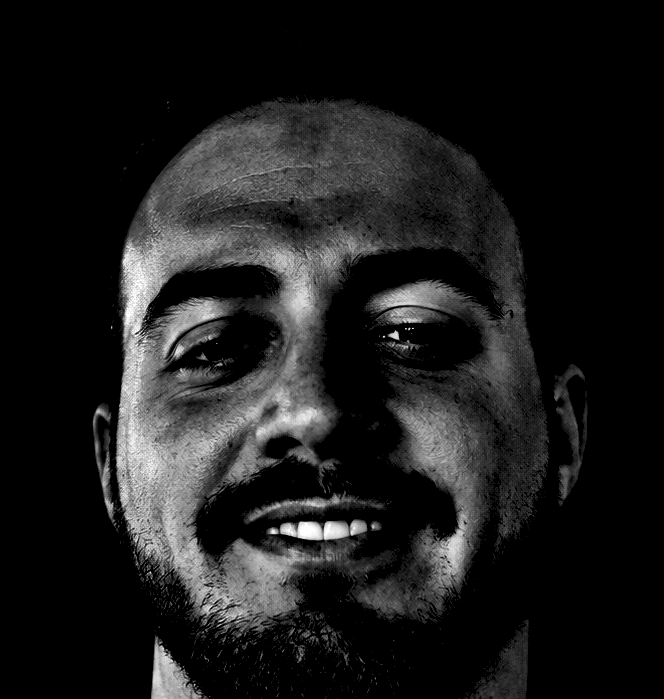
#> input picture assets/source-prepped.png, 664 x 699 px, found by its file name
$ python make_ascii_svg.py
#> lines starting #> are read from the running program, lines starting #| are printed output that depends on the picture
### scripts/svgkit.py
"""Shared chrome for the three profile SVGs.

Everything renders on an explicit dark panel rather than a transparent
background. GitHub serves READMEs in both light and dark themes, and an
SVG loaded through <img> cannot read which one is active — light-grey
glyphs on a transparent background vanish in light mode. A self-contained
terminal panel looks identical either way.
"""

# GitHub's own dark canvas, so the panels sit naturally on a dark profile.
BG = "#0d1117"
BORDER = "#21262d"
BAR = "#161b22"
FG = "#c9d1d9"
DIM = "#6e7681"
ACCENT = "#6366f1"     # indigo, matching builtwithsabba.com
GREEN = "#39d353"

DOTS = ("#ff5f57", "#febc2e", "#28c840")

# No webfonts: GitHub blocks external stylesheets inside README SVGs, so
# this has to be a stack of faces that ship with the OS.
MONO = ("ui-monospace,SFMono-Regular,'SF Mono',Menlo,Consolas,"
        "'DejaVu Sans Mono','Liberation Mono',monospace")

BAR_H = 30


def esc(s):
    return (s.replace("&", "&amp;").replace("<", "&lt;").replace(">", "&gt;"))


def header(w, title, bar_h=BAR_H):
    """Terminal title bar: traffic lights plus a dimmed window title."""
    dots = "".join(
        f'<circle cx="{18 + i * 16}" cy="{bar_h / 2:.0f}" r="5" '
        f'fill="{c}" opacity="0.85"/>'
        for i, c in enumerate(DOTS)
    )
    return f"""  <rect x="0" y="0" width="{w}" height="{bar_h}" fill="{BAR}"/>
  <rect x="0" y="{bar_h - 1}" width="{w}" height="1" fill="{BORDER}"/>
  {dots}
  <text x="{w / 2:.0f}" y="{bar_h / 2 + 4:.0f}" text-anchor="middle"
        font-family="{MONO}" font-size="11" fill="{DIM}">{esc(title)}</text>"""


def panel(w, h, title, body, defs="", extra_css="", radius=10):
    """Wrap body markup in a rounded terminal window."""
    return f"""<svg xmlns="http://www.w3.org/2000/svg" width="{w}" height="{h}"
     viewBox="0 0 {w} {h}" role="img">
  <defs>
    <clipPath id="frame">
      <rect x="0" y="0" width="{w}" height="{h}" rx="{radius}" ry="{radius}"/>
    </clipPath>
{defs}
  </defs>
  <style>
    text {{ white-space: pre; }}
{extra_css}
  </style>
  <g clip-path="url(#frame)">
    <rect x="0" y="0" width="{w}" height="{h}" fill="{BG}"/>
{header(w, title)}
{body}
  </g>
  <rect x="0.5" y="0.5" width="{w - 1}" height="{h - 1}" rx="{radius}"
        ry="{radius}" fill="none" stroke="{BORDER}"/>
</svg>
"""

### scripts/make_ascii_svg.py
#!/usr/bin/env python3
"""Turn the prepped portrait into an SVG that types itself in.

Reads assets/source-prepped.png (see prep_photo.py) and writes
avi-ascii.svg — sorry, sabba-ascii.svg.

Two things matter for this to look like a portrait and not like static:

  Polarity. The art renders light-on-dark, so the ramp runs dark -> bright:
  a black pixel picks the space glyph and disappears into the panel, a
  bright pixel picks '@'. That is inverted from a white-background pipeline.

  Alignment. Monospace metrics differ across platforms and GitHub cannot
  load a webfont into a README SVG, so nothing here may depend on a
  particular face's metrics -- or on whitespace. Renderers collapse runs of
  spaces inside <text> even under white-space:pre, which spreads the
  surviving glyphs across the row and makes the portrait wobble. So no
  space is ever emitted: each row is split into runs of non-space glyphs,
  and every run is placed at its own absolute x with an explicit
  textLength. Column alignment then holds in any renderer.

  STATIC=1 python scripts/make_ascii_svg.py   # frozen frame, for previews
"""
import os
import re
import sys

import numpy as np
from PIL import Image

sys.path.insert(0, os.path.dirname(os.path.abspath(__file__)))
import svgkit as k

SRC = "assets/source-prepped.png"
OUT = os.environ.get("OUT", "sabba-ascii.svg")

# dark (blank) -> bright (dense)
RAMP = " .`:-=+*csS#%@"

COLS = 100
FS = 12.0                  # font-size in px
CW = FS * 0.6              # monospace advance is ~0.6em across every face
CH = FS * 1.0              # line height
PAD_X, PAD_TOP, PAD_BOT = 16, 10, 14

ROW_DUR = 0.34             # how long one row takes to wipe in
STAGGER = 0.042            # delay between consecutive rows
STATIC = os.environ.get("STATIC") == "1"


def sample(path):
    """Downsample to a character grid, correcting for cell aspect ratio."""
    img = Image.open(path).convert("L")
    w, h = img.size
    rows = max(1, round(COLS * (h / w) * (CW / CH)))
    grid = np.asarray(img.resize((COLS, rows), Image.LANCZOS),
                      dtype=np.float32) / 255.0
    return grid, rows


def to_chars(grid):
    idx = np.clip((grid * (len(RAMP) - 1)).round().astype(int),
                  0, len(RAMP) - 1)
    return ["".join(RAMP[i] for i in row) for row in idx]


def build(lines, rows):
    w = int(COLS * CW + PAD_X * 2)
    h = int(k.BAR_H + PAD_TOP + rows * CH + PAD_BOT)

    defs, body = [], []
    for r, raw in enumerate(lines):
        runs = [(m.start(), m.group(0))
                for m in re.finditer(r"\S+", raw)]
        if not runs:
            continue

        y = k.BAR_H + PAD_TOP + (r + 1) * CH - CH * 0.22
        first, last = runs[0][0], runs[-1][0] + len(runs[-1][1])
        x = PAD_X + first * CW
        span = (last - first) * CW
        begin = r * STAGGER

        if STATIC:
            clip = ""
        else:
            # A per-row clip rectangle grows left to right, then freezes.
            defs.append(
                f'    <clipPath id="w{r}">'
                f'<rect x="{x:.1f}" y="{y - CH:.1f}" width="0" '
                f'height="{CH * 1.4:.1f}">'
                f'<animate attributeName="width" from="0" to="{span:.1f}" '
                f'begin="{begin:.2f}s" dur="{ROW_DUR}s" fill="freeze"/>'
                f'</rect></clipPath>'
            )
            clip = f' clip-path="url(#w{r})"'

        glyphs = "".join(
            f'<text x="{PAD_X + col * CW:.1f}" y="{y:.1f}" '
            f'textLength="{len(run) * CW:.1f}" '
            f'lengthAdjust="spacingAndGlyphs">{k.esc(run)}</text>'
            for col, run in runs
        )
        body.append(
            f'    <g font-family="{k.MONO}" font-size="{FS:g}" '
            f'fill="{k.FG}"{clip}>{glyphs}</g>'
        )

        if not STATIC:
            # A block cursor rides the wipe edge, then switches off.
            body.append(
                f'    <rect y="{y - CH * 0.78:.1f}" width="{CW:.1f}" '
                f'height="{CH * 0.86:.1f}" fill="{k.ACCENT}" opacity="0">'
                f'<animate attributeName="x" from="{x:.1f}" '
                f'to="{x + span:.1f}" begin="{begin:.2f}s" '
                f'dur="{ROW_DUR}s" fill="freeze"/>'
                f'<set attributeName="opacity" to="0.9" begin="{begin:.2f}s"/>'
                f'<set attributeName="opacity" to="0" '
                f'begin="{begin + ROW_DUR:.2f}s"/>'
                f'</rect>'
            )

    return k.panel(w, h, "sabba@github: ~/whoami",
                   "\n".join(body), defs="\n".join(defs))


def main():
    if not os.path.exists(SRC):
        sys.exit(f"missing {SRC} — run scripts/prep_photo.py first")

    grid, rows = sample(SRC)
#> in sample, img is the input picture: PIL image 664x699 L; min 0, max 255, mean 28.3
#> in sample, `grid = np.asarray(img.resize((COLS, rows), Image.LANCZOS), dtype=np.fl..`:
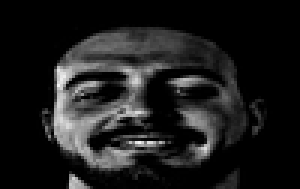
#> grid: shape (63, 100) float32 (shown 3 times larger); min 0, max 0.961, mean 0.112
#> rows = 63
    lines = to_chars(grid)
#> lines = 63 items

    with open(OUT, "w") as f:
        f.write(build(lines, rows))
#> in build, `h = int(k.BAR_H + PAD_TOP + rows * CH + PAD_BOT)`: h = 810
#> the loop in build, `for r, raw in enumerate(lines):` made 63 passes
#> (runs, y, first, last, x, span, begin, clip) on passes 10, 11, 12, 13, 56: ([(37, '...``````````````...')], 157.4, 37, 57, 282.4, 144, 0.378, ' clip-path="url(#w9)"'), ([(33, '..````::::``````::::::::```..')], 169.4, 33, 62, 253.6, 208.8, 0.42, ' clip-path="url(#w10)"'), ([(30, '.`:----===---:`````:::::::::::::`.')], 181.4, 30, 64, 232, 244.8, 0.462, ' clip-path="url(#w11)"'), ([(29, '`-=+========-::`:``::::--::::::`````...')], 193.4, 29, 68, 224.8, 280.8, 0.504, ' clip-path="url(#w12)"'), ([(28, '.`==-+***+===-:`.'), (46, '...'), (57, '.``...`...')], 709.4, 28, 67, 217.6, 280.8, 2.31, ' clip-path="url(#w55)"')
#> (y, first, last, x, span, begin, clip) on passes 14 to 19: (205.4, 27, 70, 210.4, 309.6, 0.546, ' clip-path="url(#w13)"'), (217.4, 25, 72, 196, 338.4, 0.588, ' clip-path="url(#w14)"'), (229.4, 24, 73, 188.8, 352.8, 0.63, ' clip-path="url(#w15)"'), (241.4, 23, 74, 181.6, 367.2, 0.672, ' clip-path="url(#w16)"'), (253.4, 22, 75, 174.4, 381.6, 0.714, ' clip-path="url(#w17)"'), (265.4, 21, 76, 167.2, 396, 0.756, ' clip-path="url(#w18)"')
#> after the loop in build, `for r, raw in enumerate(lines):`: body = 108 items; defs = 54 items

    total = (len(lines) - 1) * STAGGER + ROW_DUR
#> total = 2.94
    print(f"wrote {OUT}  grid {COLS}x{rows}  "
          f"{os.path.getsize(OUT) / 1024:.0f} KB  "
          f"{'static' if STATIC else f'{total:.1f}s reveal'}")
#| wrote sabba-ascii.svg  grid 100x63  51 KB  2.9s reveal

    if os.environ.get("PREVIEW") == "1":
        for ln in lines:
            print(ln.rstrip())


if __name__ == "__main__":
    main()

$ run again, with assets/source-photo.jpg saved as assets/source-prepped.png
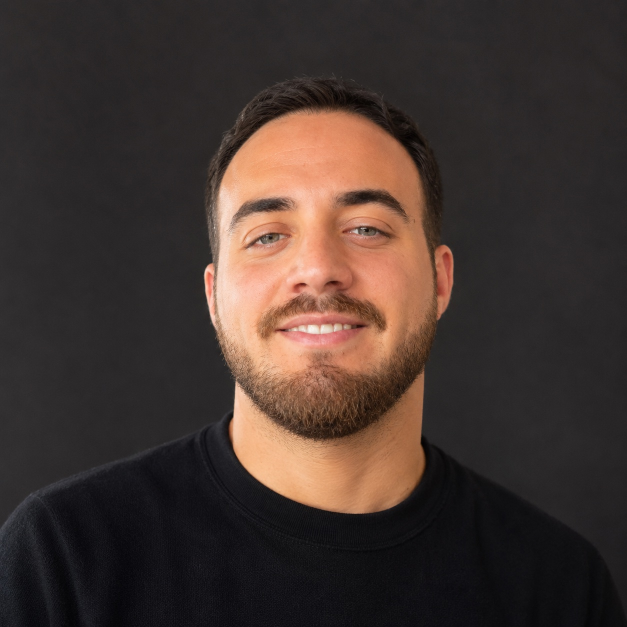
#> input picture assets/source-photo.jpg, 1254 x 1254 px, found by its file name (shown at 1/2 size)
#> in sample, `grid = np.asarray(img.resize((COLS, rows), Image.LANCZOS), dtype=np.fl..`:
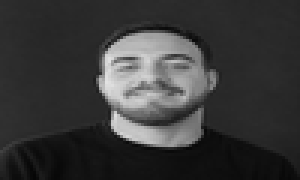
#> grid: shape (60, 100) float32 (shown 3 times larger); min 0.0235, max 0.886, mean 0.222
#> in main, `grid, rows = sample(SRC)`: rows = 60
#> in to_chars, `idx = np.clip((grid * (len(RAMP) - 1)).round().astype(int), 0, len(RAM..`:
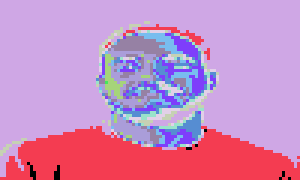
#> idx: shape (60, 100) int64 (shown 3 times larger); 13 distinct labels, from 0 to 12; one colour per label, 0 black
#> lines = 60 items
#> in build, `h = int(k.BAR_H + PAD_TOP + rows * CH + PAD_BOT)`: h = 774
#> the loop in build, `for r, raw in enumerate(lines):` made 60 passes
#> (y, begin, clip) on passes 1 to 8: (49.36, 0, ' clip-path="url(#w0)"'), (61.36, 0.042, ' clip-path="url(#w1)"'), (73.36, 0.084, ' clip-path="url(#w2)"'), (85.36, 0.126, ' clip-path="url(#w3)"'), (97.36, 0.168, ' clip-path="url(#w4)"'), (109.4, 0.21, ' clip-path="url(#w5)"'), (121.4, 0.252, ' clip-path="url(#w6)"'), (133.4, 0.294, ' clip-path="url(#w7)"')
#> after the loop in build, `for r, raw in enumerate(lines):`: body = 120 items; defs = 60 items
#> total = 2.82
#| wrote sabba-ascii.svg  grid 100x60  50 KB  2.8s reveal
